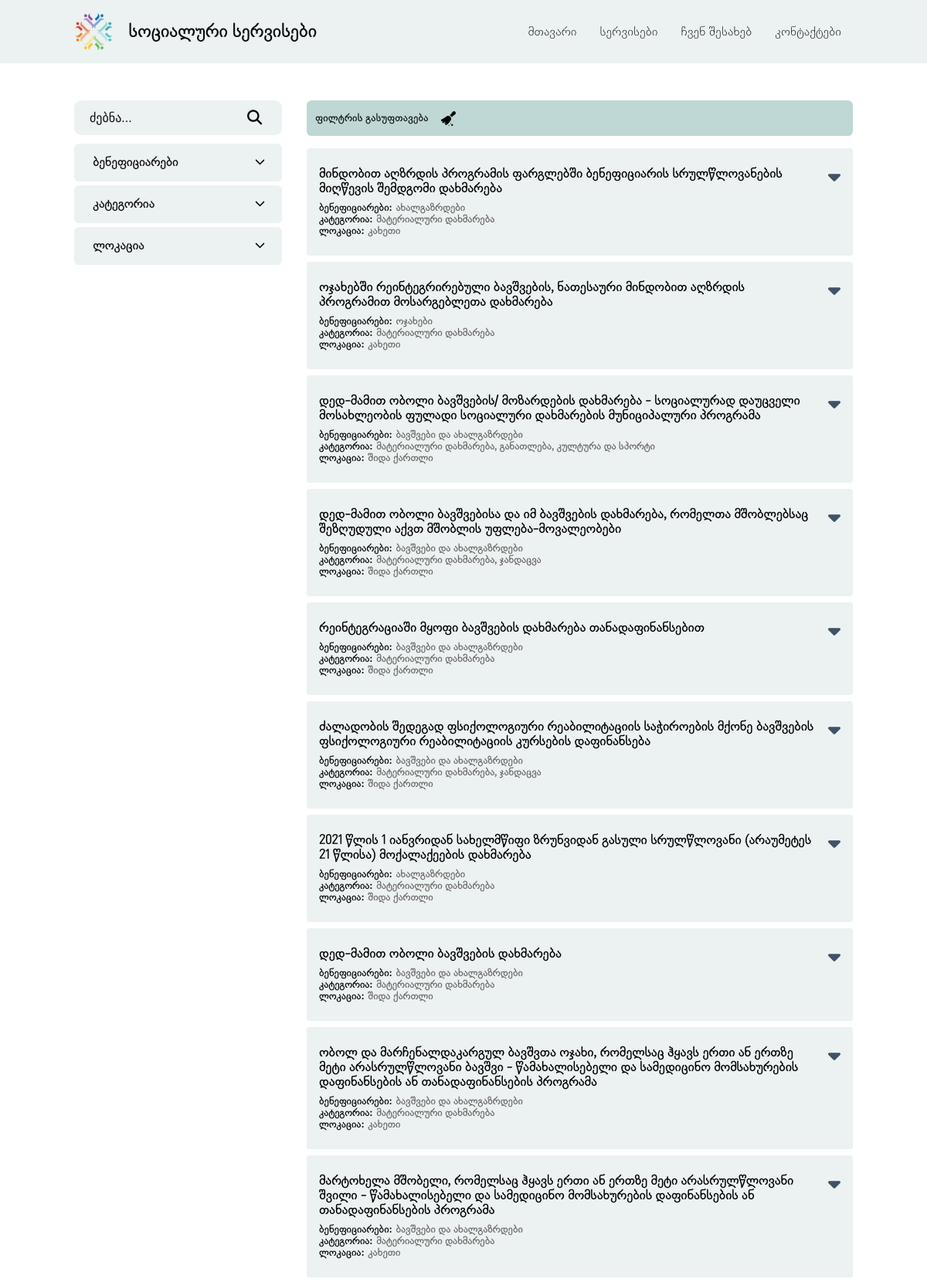
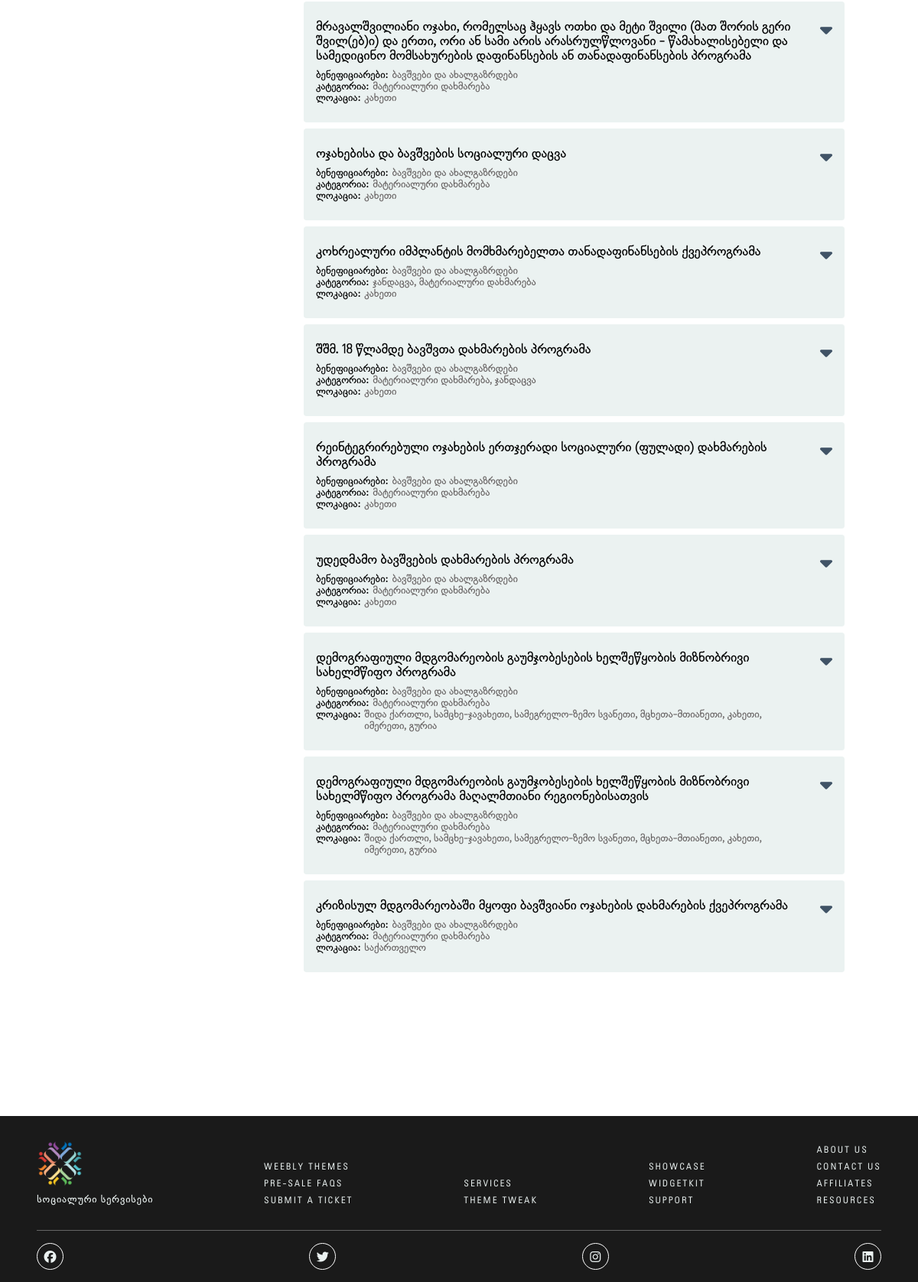
The page /services.php?categories=მატერიალური დახმარება on the database its author committed (2 pictures, top to bottom).
### tables this page shows
CREATE TABLE `socialservicetable` (
  `id` int(11) NOT NULL,
  `title` varchar(500) NOT NULL,
  `service_description` text NOT NULL,
  `categories` varchar(100) DEFAULT NULL,
  `beneficiaries` varchar(100) DEFAULT NULL,
  `providers` varchar(150) DEFAULT NULL,
  `locations` varchar(1500) DEFAULT NULL,
  `link` varchar(1000) DEFAULT NULL,
  `region` varchar(300) DEFAULT NULL
);

### php/getPosts.php (the view, shortened to what this page needs)
<?php
function getMainPosts($conn)
{
    if (isset($_GET['region'])) {
        $searchValue = filter_input(INPUT_GET, 'region', FILTER_SANITIZE_SPECIAL_CHARS);
        $searchQuery = "SELECT * FROM SocialServiceTable WHERE region LIKE '%$searchValue%'  OR locations LIKE '%$searchValue%'";
        $queryRun = mysqli_query($conn, $searchQuery);
        if (mysqli_num_rows($queryRun) > 0) {
            while ($row = mysqli_fetch_assoc($queryRun)) {
                $title = $row['title'];
                $description = $row['service_description'];
                $categories = $row['categories'];
                $locations = $row['locations'];
                $locations = $row['region'];
                $beneficiaries = $row['beneficiaries'];
                $locations = highlightSearchedWords($locations, $searchValue);
                echo ' <div class="container-info" data-titlecontainer="' . $row['id'] . '">
                <div class="title" data-titlecontainer="' . $row['id'] . '">
                    <div class="main-info" data-titlecontainer="' . $row['id'] . '">
                    <p class="title-text" data-titlecontainer="' . $row['id'] . '"> ' . $title . ' </p>
                    <span class="more-info" data-titlecontainer="' . $row['id'] . '"><div class="small-section" data-titlecontainer="' . $row['id'] . '"><p class="span" data-titlecontainer="' . $row['id'] . '">ბენეფიციარები:</p><p> ' . $beneficiaries . ' </p> </div><div class="small-section" data-titlecontainer="' . $row['id'] . '"><p class="span" data-titlecontainer="' . $row['id'] . '">კატეგორია:</p> <p> ' . $categories . ' </p></div><div data-titlecontainer="' . $row['id'] . '" class="small-section"> <span class="span" data-titlecontainer="' . $row['id'] . '">ლოკაცია:</span><p> ' . $locations . ' </p> </span></div>
                    </div>
                    <i class="fa-solid fa-caret-down plus-icon " id="icon-' . $row['id'] . '" data-titlecontainer="' . $row['id'] . '"></i>
                </div>
                <div class="description" id="' . $row['id'] . '" data-titlecontainer="' . $row['id'] . '">
                    <p>
                    ' . $description . '
                    </p>
                    <br />
                    <a
                    class="seeMorelink"
                    target="_blank"
                    href="' . $row['link'] . '"
                    alt="დეტალურად ნახვა"
                    >დეტალურად</a>
                </div>
        </div> ';
            }
        } else {
            echo '<h3>ინფორმაცია ვერ მოიძებნა...</h3>';
        }
    } else if (isset($_GET['categories'])) {
        $searchValue = filter_input(INPUT_GET, 'categories', FILTER_SANITIZE_SPECIAL_CHARS);
        $searchQuery = "SELECT * FROM SocialServiceTable WHERE categories LIKE '%$searchValue%'  OR locations LIKE '%$searchValue%'";
        $queryRun = mysqli_query($conn, $searchQuery);
        if (mysqli_num_rows($queryRun) > 0) {
            while ($row = mysqli_fetch_assoc($queryRun)) {
                $title = $row['title'];
                $description = $row['service_description'];
                $categories = $row['categories'];
                $locations = $row['region'];
                $beneficiaries = $row['beneficiaries'];
                $locations = highlightSearchedWords($locations, $searchValue);
                echo ' <div class="container-info" data-titlecontainer="' . $row['id'] . '">
                <div class="title" data-titlecontainer="' . $row['id'] . '">
                    <div class="main-info" data-titlecontainer="' . $row['id'] . '">
                    <p class="title-text" data-titlecontainer="' . $row['id'] . '"> ' . $title . ' </p>
                    <span class="more-info" data-titlecontainer="' . $row['id'] . '"><div class="small-section" data-titlecontainer="' . $row['id'] . '"><p class="span" data-titlecontainer="' . $row['id'] . '">ბენეფიციარები:</p><p> ' . $beneficiaries . ' </p> </div><div class="small-section" data-titlecontainer="' . $row['id'] . '"><p class="span" data-titlecontainer="' . $row['id'] . '">კატეგორია:</p> <p> ' . $categories . ' </p></div><div data-titlecontainer="' . $row['id'] . '" class="small-section"> <span class="span" data-titlecontainer="' . $row['id'] . '">ლოკაცია:</span><p> ' . $locations . ' </p> </span></div>
                    </div>
                    <i class="fa-solid fa-caret-down plus-icon " id="icon-' . $row['id'] . '" data-titlecontainer="' . $row['id'] . '"></i>
                </div>
                <div class="description" id="' . $row['id'] . '" data-titlecontainer="' . $row['id'] . '">
                    <p>
                    ' . $description . '
                    </p>
                    <br />
                    <a
                    class="seeMorelink"
                    target="_blank"
                    href="' . $row['link'] . '"
                    alt="დეტალურად ნახვა"
                    >დეტალურად</a>
                </div>
        </div> ';
            }
        } else {
            echo '<h3>ინფორმაცია ვერ მოიძებნა...</h3>';
        }
    } else     if (isset($_GET['beneficiaries'])) {
        $searchValue = filter_input(INPUT_GET, 'beneficiaries', FILTER_SANITIZE_SPECIAL_CHARS);
        $searchQuery = "SELECT * FROM SocialServiceTable WHERE beneficiaries LIKE '%$searchValue%'  OR locations LIKE '%$searchValue%'";
        $queryRun = mysqli_query($conn, $searchQuery);
        if (mysqli_num_rows($queryRun) > 0) {
            while ($row = mysqli_fetch_assoc($queryRun)) {
                $title = $row['title'];
                $description = $row['service_description'];
                $categories = $row['categories'];
                $locations = $row['locations'];
                $locations = $row['region'];
                $beneficiaries = $row['beneficiaries'];
                $locations = highlightSearchedWords($locations, $searchValue);
                echo ' <div class="container-info" data-titlecontainer="' . $row['id'] . '">
                <div class="title" data-titlecontainer="' . $row['id'] . '">
                    <div class="main-info" data-titlecontainer="' . $row['id'] . '">
                    <p class="title-text" data-titlecontainer="' . $row['id'] . '"> ' . $title . ' </p>
                    <span class="more-info" data-titlecontainer="' . $row['id'] . '"><div class="small-section" data-titlecontainer="' . $row['id'] . '"><p class="span" data-titlecontainer="' . $row['id'] . '">ბენეფიციარები:</p><p> ' . $beneficiaries . ' </p> </div><div class="small-section" data-titlecontainer="' . $row['id'] . '"><p class="span" data-titlecontainer="' . $row['id'] . '">კატეგორია:</p> <p> ' . $categories . ' </p></div><div data-titlecontainer="' . $row['id'] . '" class="small-section"> <span class="span" data-titlecontainer="' . $row['id'] . '">ლოკაცია:</span><p> ' . $locations . ' </p> </span></div>
                    </div>
                    <i class="fa-solid fa-caret-down plus-icon " id="icon-' . $row['id'] . '" data-titlecontainer="' . $row['id'] . '"></i>
                </div>
                <div class="description" id="' . $row['id'] . '" data-titlecontainer="' . $row['id'] . '">
                    <p>
                    ' . $description . '
                    </p>
                    <br />
                    <a
                    class="seeMorelink"
                    target="_blank"
                    href="' . $row['link'] . '"
                    alt="დეტალურად ნახვა"
                    >დეტალურად</a>
                </div>
        </div> ';
            }
        } else {
            echo '<h3>ინფორმაცია ვერ მოიძებნა...</h3>';
        }
    } else if (isset($_GET['searchBar']) && !empty($_GET['searchBar'])) {
        $searchValue = htmlspecialchars($_GET['searchBar']);
        $searchQuery = "SELECT * FROM SocialServiceTable WHERE title LIKE '%$searchValue%' OR locations LIKE '%$searchValue%' OR region LIKE '%$searchValue%' OR beneficiaries LIKE '%$searchValue%' OR categories LIKE '%$searchValue%'";
        $queryRun = mysqli_query($conn, $searchQuery);
        if (mysqli_num_rows($queryRun) > 0) {
            while ($row = mysqli_fetch_assoc($queryRun)) {
                $title = $row['title'];
                $description = $row['service_description'];
                $categories = $row['categories'];
                $locations = $row['locations'];
                $locations = $row['region'];
                $beneficiaries = $row['beneficiaries'];
                $title = highlightSearchedWords($title, $_GET['searchBar']);
                $description = highlightSearchedWords($description, $_GET['searchBar']);
                $categories = highlightSearchedWords($categories, $_GET['searchBar']);
                $locations = highlightSearchedWords($locations, $_GET['searchBar']);
                $beneficiaries = highlightSearchedWords($beneficiaries, $_GET['searchBar']);
                echo ' <div class="container-info" data-titlecontainer="' . $row['id'] . '">
                <div class="title" data-titlecontainer="' . $row['id'] . '">
                    <div class="main-info" data-titlecontainer="' . $row['id'] . '">
                    <p class="title-text" data-titlecontainer="' . $row['id'] . '"> ' . $title . ' </p>
                    <span class="more-info" data-titlecontainer="' . $row['id'] . '"><div class="small-section" data-titlecontainer="' . $row['id'] . '"><p class="span" data-titlecontainer="' . $row['id'] . '">ბენეფიციარები:</p><p> ' . $beneficiaries . ' </p> </div><div class="small-section" data-titlecontainer="' . $row['id'] . '"><p class="span" data-titlecontainer="' . $row['id'] . '">კატეგორია:</p> <p> ' . $categories . ' </p></div><div data-titlecontainer="' . $row['id'] . '" class="small-section"> <span class="span" data-titlecontainer="' . $row['id'] . '">ლოკაცია:</span><p> ' . $locations . ' </p> </span></div>
                    </div>
                    <i class="fa-solid fa-caret-down plus-icon " id="icon-' . $row['id'] . '" data-titlecontainer="' . $row['id'] . '"></i>
                </div>
                <div class="description" id="' . $row['id'] . '" data-titlecontainer="' . $row['id'] . '">
                    <p>
                    ' . $description . '
                    </p>
                    <br />
                    <a
                    class="seeMorelink"
                    target="_blank"
                    href="' . $row['link'] . '"
                    alt="დეტალურად ნახვა"
                    >დეტალურად</a>
                </div>
        </div> ';
            }
        } else {
            echo '<h3>ინფორმაცია ვერ მოიძებნა...</h3>';
        }
    } else {
        renderPostsElse($conn);
    }
}
function highlightSearchedWords($text, $searchText)
{
    $searchValue = preg_quote($searchText);
    $pattern = '/(' . $searchValue . ')/iu';
    $highlightedText = preg_replace($pattern, '<span class="highlight">$1</span>', $text);
    return $highlightedText;
}

### style.css (style rules this page uses)
* { padding: 0; margin: 0; box-sizing: border-box; outline: none; scroll-behavior: smooth; }
:root { --main_bg_color_bl: #0cc1e1; --main_bg_color_wt: rgb(235, 242, 241); --text-main-color: #0d0c0c; }
body { background-color: rgb(255, 255, 255); overflow-x: hidden; font-family: "BPG Nateli", sans-serif; }
.container-info { margin-bottom: 0.5rem; border-radius: 0.2rem; overflow: hidden; }
.right-section .title { padding: 1.5rem 1rem; font-size: 1.15rem; font-weight: 900; background-color: var(--main_bg_color_wt); border-radius: 0.2rem; display: flex; align-items: center; justify-content: space-between; cursor: pointer; position: relative; z-index: 100; }
.main-info { display: flex; flex-direction: column; justify-content: center; align-items: start; width: 100%; padding-right: 1rem; z-index: -1; }
.more-info { font-size: 0.9rem; margin-top: 0.5rem; color: #696565; font-weight: 900; display: flex; flex-wrap: wrap; width: 100%; justify-content: start; align-items: center; z-index: 1; }
.small-section { display: flex; margin-right: 3rem; flex-grow: 1; width: 100%; }
.span { font-size: 0.9rem; font-weight: 900; color: black; margin-right: 0.3rem; }
.right-section .title .plus-icon { color: #2e4257; font-size: 1.6rem; rotate: 0deg; transition: rotate 0.5s; align-self: start; opacity: 0.9; }

### rows shown on the page
socialservicetable: title "მინდობით აღზრდის პროგრამის ფარგლებში ბენეფიციარის სრულწლოვანების მიღწევის შემდგომი დახმარება", beneficiaries "ახალგაზრდები", categories "მატერიალური დახმარება", region "კახეთი"
socialservicetable: title "ოჯახებში რეინტეგრირებული ბავშვების, ნათესაური მინდობით აღზრდის პროგრამით მოსარგებლეთა დახმარება", beneficiaries "ოჯახები", categories "მატერიალური დახმარება", region "კახეთი"
socialservicetable: title "დედ-მამით ობოლი ბავშვების/ მოზარდების დახმარება - სოციალურად დაუცველი მოსახლეობის ფულადი სოციალური დახმარების მუნიციპალური პროგრამა", beneficiaries "ბავშვები და ახალგაზრდები", categories "მატერიალური დახმარება, განათლება, კულტურა და სპორტი", region "შიდა ქართლი"
socialservicetable: title "დედ-მამით ობოლი ბავშვებისა და იმ ბავშვების დახმარება, რომელთა მშობლებსაც შეზღუდული აქვთ მშობლის უფლება-მოვალეობები", beneficiaries "ბავშვები და ახალგაზრდები", categories "მატერიალური დახმარება, ჯანდაცვა", region "შიდა ქართლი"
socialservicetable: title "რეინტეგრაციაში მყოფი ბავშვების დახმარება თანადაფინანსებით", beneficiaries "ბავშვები და ახალგაზრდები", categories "მატერიალური დახმარება", region "შიდა ქართლი"
socialservicetable: title "ძალადობის შედეგად ფსიქოლოგიური რეაბილიტაციის საჭიროების მქონე ბავშვების ფსიქოლოგიური რეაბილიტაციის კურსების დაფინანსება", beneficiaries "ბავშვები და ახალგაზრდები", categories "მატერიალური დახმარება, ჯანდაცვა", region "შიდა ქართლი"
socialservicetable: title "2021 წლის 1 იანვრიდან სახელმწიფი ზრუნვიდან გასული სრულწლოვანი (არაუმეტეს 21 წლისა) მოქალაქეების დახმარება", beneficiaries "ახალგაზრდები", categories "მატერიალური დახმარება", region "შიდა ქართლი"
socialservicetable: title "დედ-მამით ობოლი ბავშვების დახმარება", beneficiaries "ბავშვები და ახალგაზრდები", categories "მატერიალური დახმარება", region "შიდა ქართლი"
socialservicetable: title "ობოლ და მარჩენალდაკარგულ ბავშვთა ოჯახი, რომელსაც ჰყავს ერთი ან ერთზე მეტი არასრულწლოვანი ბავშვი - წამახალისებელი და სამედიცინო მომსახურების დაფინანსების ან თანადაფინანსების პროგრამა", beneficiaries "ბავშვები და ახალგაზრდები", categories "მატერიალური დახმარება", region "კახეთი"
socialservicetable: title "მარტოხელა მშობელი, რომელსაც ჰყავს ერთი ან ერთზე მეტი არასრულწლოვანი შვილი - წამახალისებელი და სამედიცინო მომსახურების დაფინანსების ან თანადაფინანსების პროგრამა", beneficiaries "ბავშვები და ახალგაზრდები", categories "მატერიალური დახმარება", region "კახეთი"
socialservicetable: title "მრავალშვილიანი ოჯახი, რომელსაც ჰყავს ოთხი და მეტი შვილი (მათ შორის გერი შვილ(ებ)ი) და ერთი, ორი ან სამი არის არასრულწლოვანი - წამახალისებელი და სამედიცინო მომსახურების დაფინანსების ან თანადაფინანსების პროგრამა", beneficiaries "ბავშვები და ახალგაზრდები", categories "მატერიალური დახმარება", region "კახეთი"
socialservicetable: title "ოჯახებისა და ბავშვების სოციალური დაცვა", beneficiaries "ბავშვები და ახალგაზრდები", categories "მატერიალური დახმარება", region "კახეთი"
socialservicetable: title "კოხრეალური იმპლანტის მომხმარებელთა თანადაფინანსების ქვეპროგრამა", beneficiaries "ბავშვები და ახალგაზრდები", categories "ჯანდაცვა, მატერიალური დახმარება", region "კახეთი"
socialservicetable: title "შშმ. 18 წლამდე ბავშვთა დახმარების პროგრამა", beneficiaries "ბავშვები და ახალგაზრდები", categories "მატერიალური დახმარება, ჯანდაცვა", region "კახეთი"
socialservicetable: title "რეინტეგრირებული ოჯახების ერთჯერადი სოციალური (ფულადი) დახმარების პროგრამა", beneficiaries "ბავშვები და ახალგაზრდები", categories "მატერიალური დახმარება", region "კახეთი"
socialservicetable: title "უდედმამო ბავშვების დახმარების პროგრამა", beneficiaries "ბავშვები და ახალგაზრდები", categories "მატერიალური დახმარება", region "კახეთი"
socialservicetable: title "დემოგრაფიული მდგომარეობის გაუმჯობესების ხელშეწყობის მიზნობრივი სახელმწიფო პროგრამა", beneficiaries "ბავშვები და ახალგაზრდები", categories "მატერიალური დახმარება", region "შიდა ქართლი, სამცხე-ჯავახეთი, სამეგრელო-ზემო სვანეთი, მცხეთა-მთიანეთი, კახეთი, იმერეთი, გურია"
socialservicetable: title "დემოგრაფიული მდგომარეობის გაუმჯობესების ხელშეწყობის მიზნობრივი სახელმწიფო პროგრამა მაღალმთიანი რეგიონებისათვის", beneficiaries "ბავშვები და ახალგაზრდები", categories "მატერიალური დახმარება", region "შიდა ქართლი, სამცხე-ჯავახეთი, სამეგრელო-ზემო სვანეთი, მცხეთა-მთიანეთი, კახეთი, იმერეთი, გურია"
socialservicetable: title "კრიზისულ მდგომარეობაში მყოფი ბავშვიანი ოჯახების დახმარების ქვეპროგრამა", beneficiaries "ბავშვები და ახალგაზრდები", categories "მატერიალური დახმარება", region "საქართველო"
